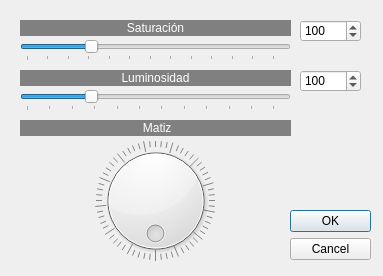
<?xml version="1.0" encoding="UTF-8"?>
<ui version="4.0">
 <class>MatSatLum</class>
 <widget class="QDialog" name="MatSatLum">
  <property name="geometry">
   <rect>
    <x>0</x>
    <y>0</y>
    <width>383</width>
    <height>276</height>
   </rect>
  </property>
  <property name="windowTitle">
   <string>Ajuste de matiz/saturacion/luminosidad</string>
  </property>
  <widget class="QDialogButtonBox" name="buttonBox">
   <property name="geometry">
    <rect>
     <x>290</x>
     <y>210</y>
     <width>81</width>
     <height>51</height>
    </rect>
   </property>
   <property name="orientation">
    <enum>Qt::Vertical</enum>
   </property>
   <property name="standardButtons">
    <set>QDialogButtonBox::Cancel|QDialogButtonBox::Ok</set>
   </property>
  </widget>
  <widget class="QLabel" name="label">
   <property name="geometry">
    <rect>
     <x>20</x>
     <y>20</y>
     <width>271</width>
     <height>16</height>
    </rect>
   </property>
   <property name="styleSheet">
    <string notr="true">background-color: rgb(128, 128, 128);
color: rgb(255, 255, 255);</string>
   </property>
   <property name="text">
    <string>Saturación</string>
   </property>
   <property name="alignment">
    <set>Qt::AlignCenter</set>
   </property>
  </widget>
  <widget class="QSpinBox" name="spinBox">
   <property name="geometry">
    <rect>
     <x>300</x>
     <y>20</y>
     <width>61</width>
     <height>22</height>
    </rect>
   </property>
   <property name="minimum">
    <number>0</number>
   </property>
   <property name="maximum">
    <number>400</number>
   </property>
   <property name="value">
    <number>100</number>
   </property>
  </widget>
  <widget class="QLabel" name="label_2">
   <property name="geometry">
    <rect>
     <x>20</x>
     <y>70</y>
     <width>271</width>
     <height>16</height>
    </rect>
   </property>
   <property name="styleSheet">
    <string notr="true">background-color: rgb(128, 128, 128);
color: rgb(255, 255, 255);</string>
   </property>
   <property name="text">
    <string>Luminosidad</string>
   </property>
   <property name="alignment">
    <set>Qt::AlignCenter</set>
   </property>
  </widget>
  <widget class="QSpinBox" name="spinBox_2">
   <property name="geometry">
    <rect>
     <x>300</x>
     <y>70</y>
     <width>61</width>
     <height>22</height>
    </rect>
   </property>
   <property name="minimum">
    <number>0</number>
   </property>
   <property name="maximum">
    <number>400</number>
   </property>
   <property name="value">
    <number>100</number>
   </property>
  </widget>
  <widget class="QSlider" name="horizontalSlider_2">
   <property name="geometry">
    <rect>
     <x>20</x>
     <y>90</y>
     <width>271</width>
     <height>21</height>
    </rect>
   </property>
   <property name="minimum">
    <number>0</number>
   </property>
   <property name="maximum">
    <number>400</number>
   </property>
   <property name="value">
    <number>100</number>
   </property>
   <property name="orientation">
    <enum>Qt::Horizontal</enum>
   </property>
   <property name="tickPosition">
    <enum>QSlider::TicksBelow</enum>
   </property>
   <property name="tickInterval">
    <number>35</number>
   </property>
  </widget>
  <widget class="QSlider" name="horizontalSlider">
   <property name="geometry">
    <rect>
     <x>20</x>
     <y>40</y>
     <width>271</width>
     <height>21</height>
    </rect>
   </property>
   <property name="minimum">
    <number>0</number>
   </property>
   <property name="maximum">
    <number>400</number>
   </property>
   <property name="pageStep">
    <number>16</number>
   </property>
   <property name="value">
    <number>100</number>
   </property>
   <property name="orientation">
    <enum>Qt::Horizontal</enum>
   </property>
   <property name="tickPosition">
    <enum>QSlider::TicksBelow</enum>
   </property>
   <property name="tickInterval">
    <number>32</number>
   </property>
  </widget>
  <widget class="QLabel" name="label_3">
   <property name="geometry">
    <rect>
     <x>20</x>
     <y>120</y>
     <width>271</width>
     <height>16</height>
    </rect>
   </property>
   <property name="styleSheet">
    <string notr="true">background-color: rgb(128, 128, 128);
color: rgb(255, 255, 255);</string>
   </property>
   <property name="text">
    <string> Matiz</string>
   </property>
   <property name="alignment">
    <set>Qt::AlignCenter</set>
   </property>
  </widget>
  <widget class="QDial" name="dial">
   <property name="geometry">
    <rect>
     <x>80</x>
     <y>140</y>
     <width>151</width>
     <height>121</height>
    </rect>
   </property>
   <property name="maximum">
    <number>255</number>
   </property>
   <property name="wrapping">
    <bool>true</bool>
   </property>
   <property name="notchTarget">
    <double>4.000000000000000</double>
   </property>
   <property name="notchesVisible">
    <bool>true</bool>
   </property>
  </widget>
 </widget>
 <resources/>
 <connections>
  <connection>
   <sender>buttonBox</sender>
   <signal>accepted()</signal>
   <receiver>MatSatLum</receiver>
   <slot>accept()</slot>
   <hints>
    <hint type="sourcelabel">
     <x>248</x>
     <y>254</y>
    </hint>
    <hint type="destinationlabel">
     <x>157</x>
     <y>274</y>
    </hint>
   </hints>
  </connection>
  <connection>
   <sender>buttonBox</sender>
   <signal>rejected()</signal>
   <receiver>MatSatLum</receiver>
   <slot>reject()</slot>
   <hints>
    <hint type="sourcelabel">
     <x>316</x>
     <y>260</y>
    </hint>
    <hint type="destinationlabel">
     <x>286</x>
     <y>274</y>
    </hint>
   </hints>
  </connection>
 </connections>
</ui>
